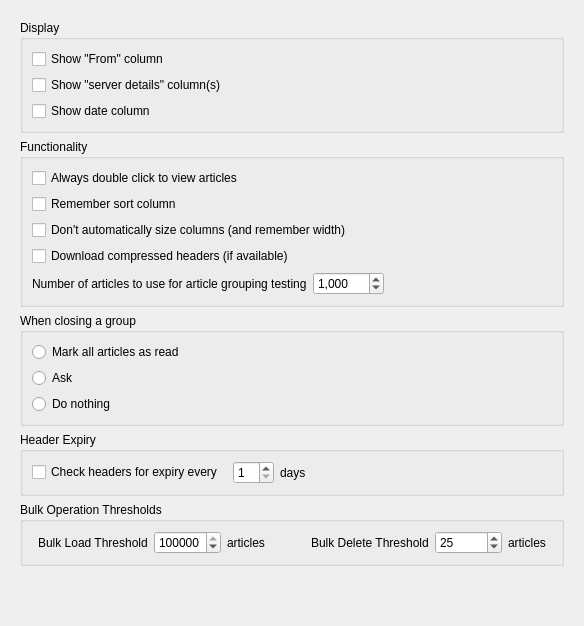
         <widget class="QWidget" name="headerTab">
          <attribute name="icon">
           <iconset resource="quban.qrc">
            <normaloff>:/quban/images/fatCow/Viewstack.png</normaloff>:/quban/images/fatCow/Viewstack.png</iconset>
          </attribute>
          <attribute name="title">
           <string>Header List</string>
          </attribute>
          <layout class="QVBoxLayout" name="verticalLayout_23">
           <item>
            <widget class="QFrame" name="headerFrame">
             <layout class="QVBoxLayout" name="verticalLayout_24">
              <item>
               <widget class="QGroupBox" name="groupBox">
                <property name="sizePolicy">
                 <sizepolicy hsizetype="Preferred" vsizetype="Preferred">
                  <horstretch>0</horstretch>
                  <verstretch>0</verstretch>
                 </sizepolicy>
                </property>
                <property name="title">
                 <string>Display</string>
                </property>
                <layout class="QVBoxLayout" name="verticalLayout_15">
                 <item>
                  <widget class="QCheckBox" name="fromCheck">
                   <property name="text">
                    <string>Show &quot;From&quot; column</string>
                   </property>
                  </widget>
                 </item>
                 <item>
                  <widget class="QCheckBox" name="detailsCheck">
                   <property name="text">
                    <string>Show &quot;server details&quot; column(s)</string>
                   </property>
                  </widget>
                 </item>
                 <item>
                  <widget class="QCheckBox" name="dateCheck">
                   <property name="text">
                    <string>Show date column</string>
                   </property>
                  </widget>
                 </item>
                </layout>
               </widget>
              </item>
              <item>
               <widget class="QGroupBox" name="groupBox_2">
                <property name="sizePolicy">
                 <sizepolicy hsizetype="Preferred" vsizetype="Preferred">
                  <horstretch>0</horstretch>
                  <verstretch>0</verstretch>
                 </sizepolicy>
                </property>
                <property name="title">
                 <string>Functionality</string>
                </property>
                <layout class="QVBoxLayout" name="verticalLayout_12">
                 <item>
                  <widget class="QCheckBox" name="viewCheck">
                   <property name="text">
                    <string>Always double click to view articles</string>
                   </property>
                  </widget>
                 </item>
                 <item>
                  <widget class="QCheckBox" name="sortCheck">
                   <property name="text">
                    <string>Remember sort column</string>
                   </property>
                  </widget>
                 </item>
                 <item>
                  <widget class="QCheckBox" name="sizeCheck">
                   <property name="text">
                    <string>Don't automatically size columns (and remember width)</string>
                   </property>
                  </widget>
                 </item>
                 <item>
                  <widget class="QCheckBox" name="compressedCheck">
                   <property name="text">
                    <string>Download compressed headers (if available)</string>
                   </property>
                  </widget>
                 </item>
                 <item>
                  <layout class="QHBoxLayout" name="horizontalLayout_3">
                   <item>
                    <widget class="QLabel" name="label_4">
                     <property name="text">
                      <string>Number of articles to use for article grouping testing</string>
                     </property>
                    </widget>
                   </item>
                   <item>
                    <widget class="QSpinBox" name="groupingSizeSpinBox">
                     <property name="showGroupSeparator" stdset="0">
                      <bool>true</bool>
                     </property>
                     <property name="maximum">
                      <number>999999</number>
                     </property>
                     <property name="value">
                      <number>1000</number>
                     </property>
                    </widget>
                   </item>
                   <item>
                    <spacer name="horizontalSpacer_3">
                     <property name="orientation">
                      <enum>Qt::Horizontal</enum>
                     </property>
                     <property name="sizeHint" stdset="0">
                      <size>
                       <width>40</width>
                       <height>20</height>
                      </size>
                     </property>
                    </spacer>
                   </item>
                  </layout>
                 </item>
                </layout>
               </widget>
              </item>
              <item>
               <widget class="QGroupBox" name="groupBox_3">
                <property name="sizePolicy">
                 <sizepolicy hsizetype="Preferred" vsizetype="Preferred">
                  <horstretch>0</horstretch>
                  <verstretch>0</verstretch>
                 </sizepolicy>
                </property>
                <property name="title">
                 <string>When closing a group</string>
                </property>
                <layout class="QVBoxLayout" name="verticalLayout_6">
                 <item>
                  <widget class="QRadioButton" name="markBtn">
                   <property name="text">
                    <string>Mark all articles as read</string>
                   </property>
                  </widget>
                 </item>
                 <item>
                  <widget class="QRadioButton" name="askBtn">
                   <property name="text">
                    <string>Ask</string>
                   </property>
                  </widget>
                 </item>
                 <item>
                  <widget class="QRadioButton" name="nullBtn">
                   <property name="text">
                    <string>Do nothing</string>
                   </property>
                  </widget>
                 </item>
                </layout>
               </widget>
              </item>
              <item>
               <widget class="QGroupBox" name="groupBox_4">
                <property name="title">
                 <string>Header Expiry</string>
                </property>
                <layout class="QVBoxLayout" name="verticalLayout_14">
                 <item>
                  <layout class="QHBoxLayout" name="horizontalLayout_4">
                   <item>
                    <widget class="QCheckBox" name="checkHeadersCheck">
                     <property name="text">
                      <string>Check headers for expiry every </string>
                     </property>
                    </widget>
                   </item>
                   <item>
                    <widget class="QSpinBox" name="checkDaysValue">
                     <property name="toolTip">
                      <string>Must be checked to take effect</string>
                     </property>
                     <property name="minimum">
                      <number>1</number>
                     </property>
                     <property name="value">
                      <number>1</number>
                     </property>
                    </widget>
                   </item>
                   <item>
                    <widget class="QLabel" name="checkDaysLabel">
                     <property name="text">
                      <string>days</string>
                     </property>
                    </widget>
                   </item>
                   <item>
                    <spacer name="horizontalSpacer_4">
                     <property name="orientation">
                      <enum>Qt::Horizontal</enum>
                     </property>
                     <property name="sizeHint" stdset="0">
                      <size>
                       <width>40</width>
                       <height>20</height>
                      </size>
                     </property>
                    </spacer>
                   </item>
                  </layout>
                 </item>
                </layout>
               </widget>
              </item>
              <item>
               <widget class="QGroupBox" name="groupBox_10">
                <property name="title">
                 <string>Bulk Operation Thresholds</string>
                </property>
                <layout class="QVBoxLayout" name="verticalLayout_16">
                 <item>
                  <layout class="QHBoxLayout" name="horizontalLayout_7">
                   <property name="leftMargin">
                    <number>6</number>
                   </property>
                   <property name="rightMargin">
                    <number>6</number>
                   </property>
                   <item>
                    <widget class="QLabel" name="bulkLoadLabel">
                     <property name="toolTip">
                      <string>Loads greater than this value will be run as a background job</string>
                     </property>
                     <property name="text">
                      <string>Bulk Load Threshold</string>
                     </property>
                    </widget>
                   </item>
                   <item>
                    <widget class="QSpinBox" name="bulkLoadValue">
                     <property name="toolTip">
                      <string/>
                     </property>
                     <property name="minimum">
                      <number>1</number>
                     </property>
                     <property name="maximum">
                      <number>2000000</number>
                     </property>
                     <property name="singleStep">
                      <number>25000</number>
                     </property>
                     <property name="value">
                      <number>250000</number>
                     </property>
                    </widget>
                   </item>
                   <item>
                    <widget class="QLabel" name="checkDaysLabel_2">
                     <property name="text">
                      <string>articles</string>
                     </property>
                    </widget>
                   </item>
                   <item>
                    <spacer name="horizontalSpacer_5">
                     <property name="orientation">
                      <enum>Qt::Horizontal</enum>
                     </property>
                     <property name="sizeHint" stdset="0">
                      <size>
                       <width>40</width>
                       <height>20</height>
                      </size>
                     </property>
                    </spacer>
                   </item>
                   <item>
                    <widget class="QLabel" name="label_2">
                     <property name="toolTip">
                      <string>Deletions greater than this value will be run as a background job</string>
                     </property>
                     <property name="text">
                      <string>Bulk Delete Threshold</string>
                     </property>
                    </widget>
                   </item>
                   <item>
                    <widget class="QSpinBox" name="bulkDeleteValue">
                     <property name="minimum">
                      <number>1</number>
                     </property>
                     <property name="maximum">
                      <number>200000</number>
                     </property>
                     <property name="singleStep">
                      <number>25</number>
                     </property>
                     <property name="value">
                      <number>25</number>
                     </property>
                    </widget>
                   </item>
                   <item>
                    <widget class="QLabel" name="label_3">
                     <property name="text">
                      <string>articles</string>
                     </property>
                    </widget>
                   </item>
                  </layout>
                 </item>
                </layout>
               </widget>
              </item>
              <item>
               <spacer name="verticalSpacer">
                <property name="orientation">
                 <enum>Qt::Vertical</enum>
                </property>
                <property name="sizeHint" stdset="0">
                 <size>
                  <width>20</width>
                  <height>40</height>
                 </size>
                </property>
               </spacer>
              </item>
             </layout>
            </widget>
           </item>
          </layout>
         </widget>
